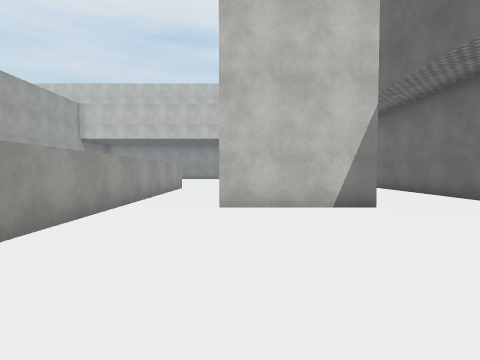
View 1 (above)

16 first-person views from a walk through a 3-D level made in the Unity game engine. The camera is 1.4 m above the floor, tilts 2° down and sees 85° across. The floor is counted in squares, 2 m on a side. Each view is taken from the middle of a square. On the plan, view 1 faces up. The plan holds only what a view shows up to about 9 squares ahead; the rest is blank. The place goes on beyond the plan. Surface patterns are stand-ins for the level's own textures.

View 2
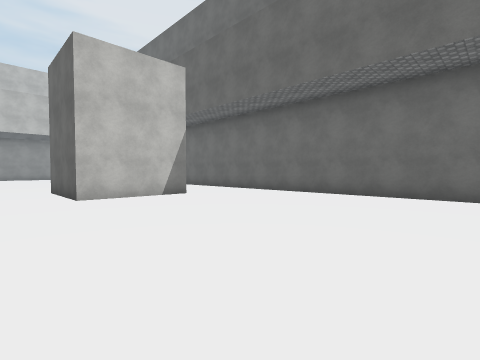

View 3
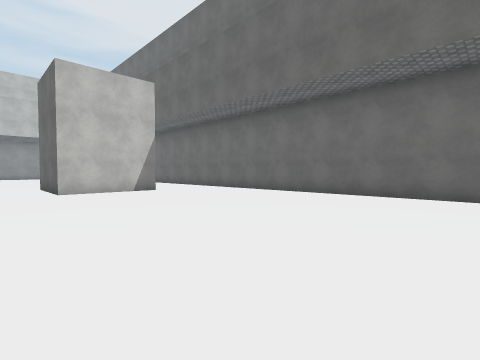

View 4
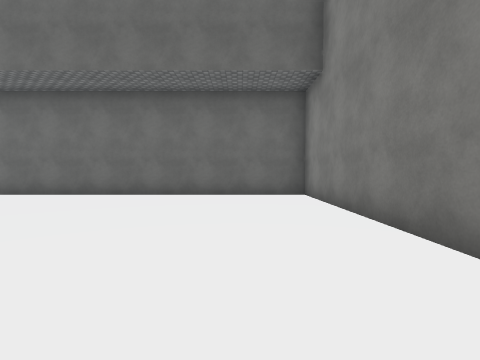

View 5
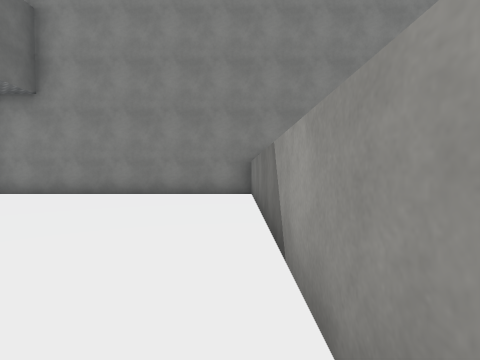

View 6
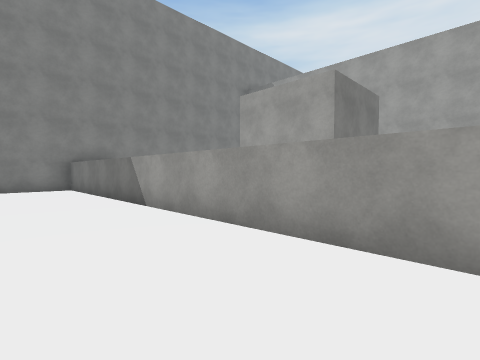

View 7
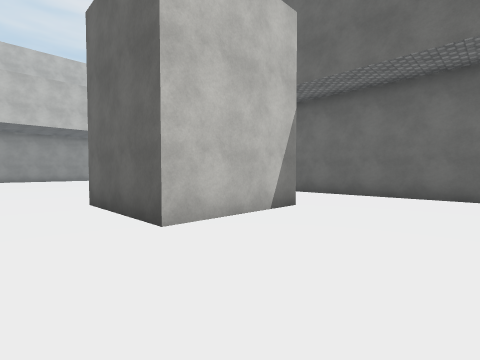

View 8
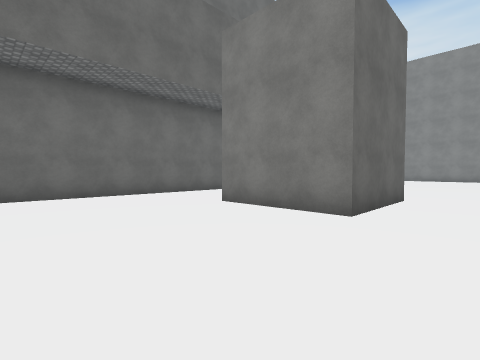

View 9
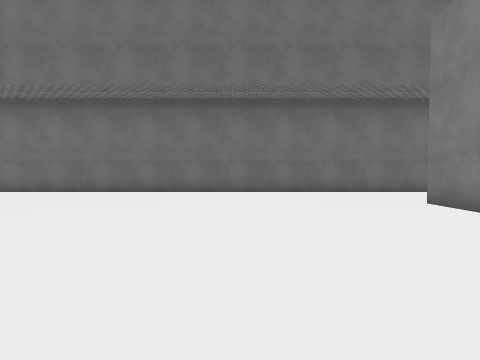

View 10
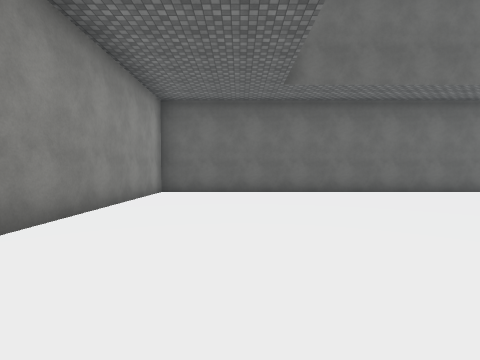

View 11
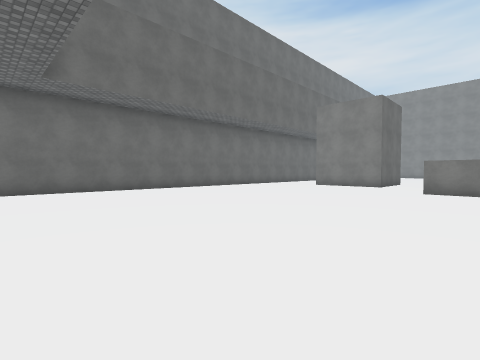

View 12
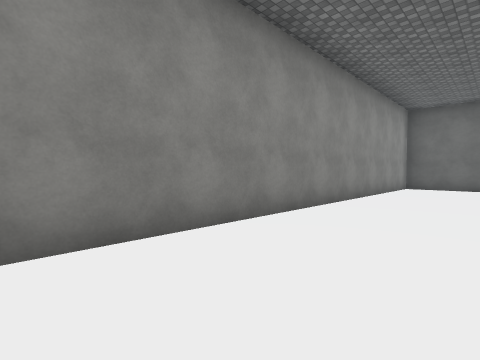

View 13
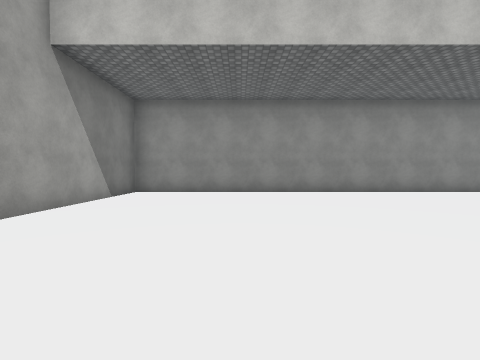

View 14
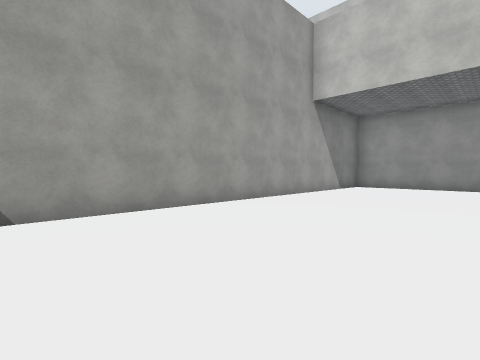

View 15
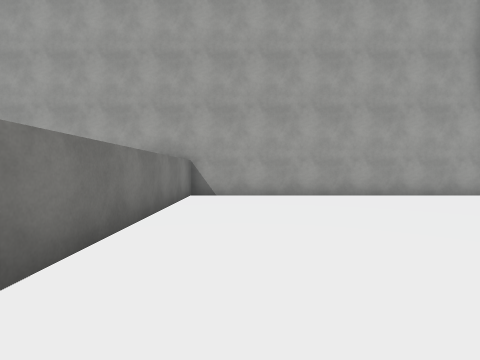

View 16
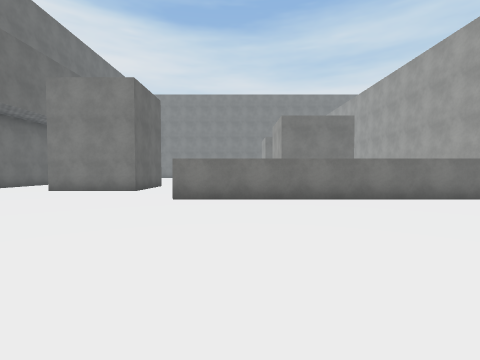

### Floor plan
Ten units are one square. View 1 is at (0, 0); x grows to the right and y downward. Boxes are objects, and circles mark ways between rooms. Rooms are numbered by the first view taken in them; rooms with no view inside come last. Other rooms are left out.
<svg viewBox="-119 -231 181 325">
<path fill="none" stroke="#000" d="M-24 -35 -24 86M26 -50 -4 -50M-24 89 57 89 57 -36M-24 -90 -24 -35M-4 -50 -4 -80 26 -80M57 -36 57 -226 -114 -226 -114 -106 -22 -106"/>
<circle cx="-15" cy="-45" r="3" fill="#2a7"/>
<circle cx="40" cy="-43" r="3" fill="#2a7"/>
<text x="10" y="20">1</text>
<text x="-20" y="-150">2</text>
</svg>
Room 1 opens to room 2.

Where each view was taken, in squares from view 1:
view 1: 0 up, 0 right, facing up
view 2: 2 down, 2 left, facing up-right
view 3: 4 down, 2 left, facing up-right
view 4: 7 down, 2 left, facing right
view 5: 1 down, 2 left, facing down
view 6: 2 up, 0 right, facing down-left
view 7: 2 up, 2 left, facing up-right
view 8: 12 up, 2 left, facing down-right
view 9: 12 up, 3 left, facing right
view 10: 20 up, 3 left, facing right
view 11: 20 up, 4 left, facing down-right
view 12: 20 up, 6 left, facing up-right
view 13: 14 up, 8 left, facing up
view 14: 11 up, 7 left, facing up-left
view 15: 12 up, 4 left, facing left
view 16: 17 up, 4 left, facing down
